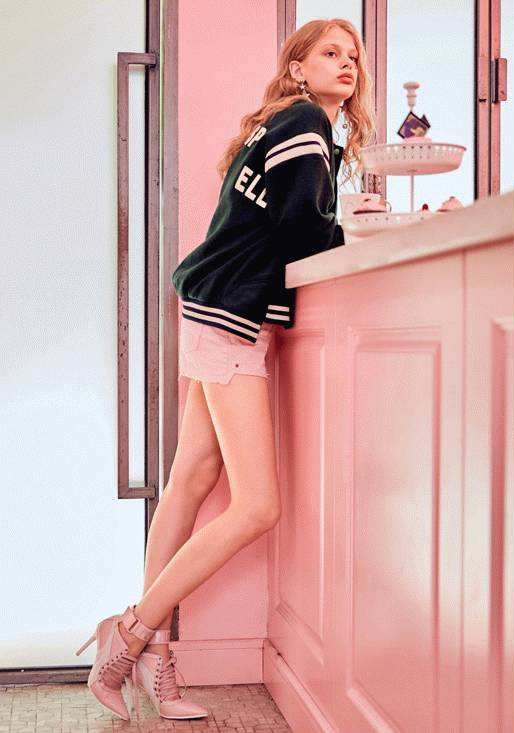
#> input picture girl.jpg, 514 x 733 px
$ jupyter execute --allow-errors 'opencv的roi和泛洪填充.ipynb'
#> lines starting #> are read from the running program, lines starting #| are printed output that depends on the picture
[cell 1]
import cv2
import numpy as np

[cell 2]
image=cv2.imread("girl.jpg")
#> image is the input picture: shape (733, 514, 3); mean B, G, R 167.5, 169.5, 207.8
image2=cv2.imread("anchao.jpg")
print(image.shape)
#| (733, 514, 3)
def flood_fill_mythod1(scr):
    img=scr.copy()
    h,w=img.shape[0:2]
    mask=np.zeros([h+2,w+2],np.uint8)#这里的+2是为了满足泛洪填充采用的扫描算法的要求
    cv2.floodFill(img,mask,(20,25),[0,255,0],[100,100,100],[50,50,50],cv2.FLOODFILL_FIXED_RANGE)#满足起始点的像素选择范围的都会被定义的颜色填充
    cv2.imshow("flood_fill_img",img)
    cv2.waitKey(0)
    cv2.destroyAllWindows()
def flood_fill_mythod2(scr):#只在mask区域内进行填充
    img=scr.copy()
    h,w=img.shape[0:2]
    mask=np.ones([h+2,w+2],np.uint8)
    mask[101:201,101:201]=0#对mask的这一些操作是因为填充的时候会在mask为0的区域进行填充，在mask为1的区域不会进行填充
    cv2.floodFill(img,mask,(150,150),[0,255,255],cv2.FLOODFILL_MASK_ONLY)
    cv2.imshow("flood_fill_mask",img)
    cv2.waitKey(0)
    cv2.destroyAllWindows()
def flood_fill_mythod3():#只在mask区域内进行填充
    img=np.zeros([300,300,3],np.uint8)
    img[100:200,100:200]=255
    cv2.imshow("design",img)
    h,w=img.shape[0:2]
    mask=np.ones([h+2,w+2],np.uint8)
    mask[101:201,101:201]=0#对mask的这一些操作是因为填充的时候会在mask为0的区域进行填充，在mask为1的区域不会进行填充
    cv2.floodFill(img,mask,(150,150),[0,255,255],cv2.FLOODFILL_MASK_ONLY)
    cv2.imshow("flood_fill_mask",img)
    cv2.waitKey(0)
    cv2.destroyAllWindows()
def roi_remove(image,image2):
    region=image[100:200,200:300]
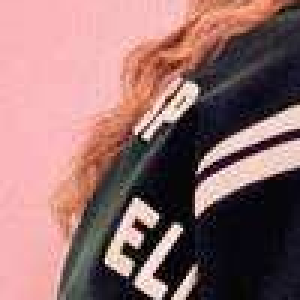
#> region: shape (100, 100, 3) (shown 3 times larger); mean B, G, R 109.3, 110, 146.6
    roi=cv2.cvtColor(region,cv2.COLOR_RGB2GRAY)
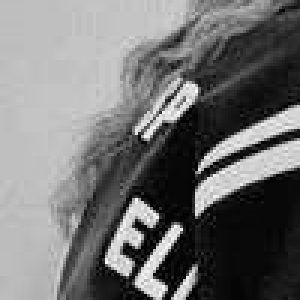
#> roi: shape (100, 100) (shown 3 times larger); min 0, max 252, mean 114
    mask=cv2.cvtColor(roi,cv2.COLOR_GRAY2BGR)
    region,image2[100:200,200:300]=image2[100:200,200:300],region
    cv2.imshow("region",region)
    cv2.imshow("mask",mask)
    cv2.imshow("image2",image2)
    cv2.waitKey(0)
    cv2.destroyAllWindows()


#> (the rest of this cell did not finish here and is left out)
